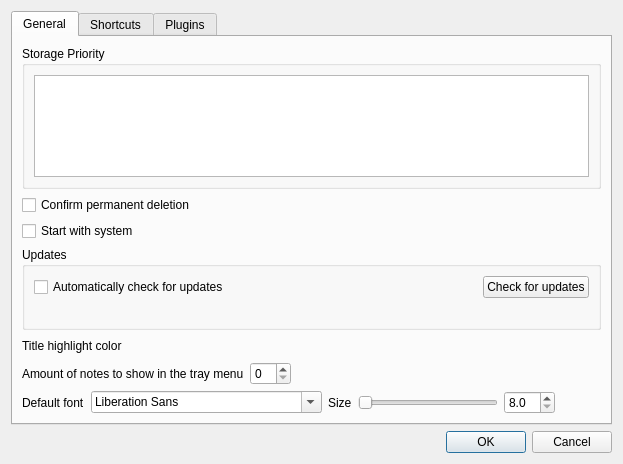
<?xml version="1.0" encoding="UTF-8"?>
<ui version="4.0">
 <class>OptionsDlg</class>
 <widget class="QDialog" name="OptionsDlg">
  <property name="geometry">
   <rect>
    <x>0</x>
    <y>0</y>
    <width>495</width>
    <height>424</height>
   </rect>
  </property>
  <property name="windowTitle">
   <string>AnyKeep Options</string>
  </property>
  <property name="windowIcon">
   <iconset resource="main.qrc">
    <normaloff>:/icons/options</normaloff>:/icons/options</iconset>
  </property>
  <layout class="QVBoxLayout" name="verticalLayout">
   <item>
    <widget class="QTabWidget" name="tabGeneral">
     <property name="currentIndex">
      <number>0</number>
     </property>
     <widget class="QWidget" name="general">
      <attribute name="title">
       <string>General</string>
      </attribute>
      <layout class="QVBoxLayout" name="verticalLayout_3">
       <item>
        <widget class="QGroupBox" name="groupBox">
         <property name="sizePolicy">
          <sizepolicy hsizetype="Preferred" vsizetype="Expanding">
           <horstretch>0</horstretch>
           <verstretch>0</verstretch>
          </sizepolicy>
         </property>
         <property name="title">
          <string>Storage Priority</string>
         </property>
         <layout class="QVBoxLayout" name="verticalLayout_2">
          <item>
           <widget class="QListView" name="priorityView">
            <property name="minimumSize">
             <size>
              <width>0</width>
              <height>100</height>
             </size>
            </property>
            <property name="dragDropMode">
             <enum>QAbstractItemView::DragDropMode::InternalMove</enum>
            </property>
            <property name="movement">
             <enum>QListView::Movement::Snap</enum>
            </property>
           </widget>
          </item>
         </layout>
        </widget>
       </item>
       <item>
        <widget class="QCheckBox" name="ckAskDel">
         <property name="text">
          <string>Confirm permanent deletion</string>
         </property>
        </widget>
       </item>
       <item>
        <widget class="QCheckBox" name="ckAutostart">
         <property name="text">
          <string>Start with system</string>
         </property>
        </widget>
       </item>
       <item>
        <widget class="QGroupBox" name="updatesGroup">
         <property name="title">
          <string>Updates</string>
         </property>
         <layout class="QVBoxLayout" name="updatesGroupLayout">
          <item>
           <layout class="QHBoxLayout" name="updatesControlsLayout">
            <item>
             <widget class="QCheckBox" name="ckAutomaticUpdates">
              <property name="text">
               <string>Automatically check for updates</string>
              </property>
             </widget>
            </item>
            <item>
             <spacer name="updatesHorizontalSpacer">
              <property name="orientation">
               <enum>Qt::Orientation::Horizontal</enum>
              </property>
              <property name="sizeHint" stdset="0">
               <size>
                <width>40</width>
                <height>20</height>
               </size>
              </property>
             </spacer>
            </item>
            <item>
             <widget class="QPushButton" name="pbCheckUpdates">
              <property name="text">
               <string>Check for updates</string>
              </property>
             </widget>
            </item>
           </layout>
          </item>
          <item>
           <widget class="QLabel" name="lblUpdateStatus">
            <property name="text">
             <string/>
            </property>
            <property name="wordWrap">
             <bool>true</bool>
            </property>
           </widget>
          </item>
         </layout>
        </widget>
       </item>
       <item>
        <layout class="QHBoxLayout" name="horizontalLayout_2">
         <item>
          <widget class="QLabel" name="label_2">
           <property name="text">
            <string>Title highlight color</string>
           </property>
          </widget>
         </item>
         <item>
          <spacer name="horizontalSpacer_2">
           <property name="orientation">
            <enum>Qt::Orientation::Horizontal</enum>
           </property>
           <property name="sizeHint" stdset="0">
            <size>
             <width>40</width>
             <height>20</height>
            </size>
           </property>
          </spacer>
         </item>
         <item>
          <widget class="AnyKeep::ColorButton" name="wTitleColor" native="true"/>
         </item>
        </layout>
       </item>
       <item>
        <layout class="QHBoxLayout" name="horizontalLayout">
         <item>
          <widget class="QLabel" name="label">
           <property name="text">
            <string>Amount of notes to show in the tray menu</string>
           </property>
          </widget>
         </item>
         <item>
          <widget class="QSpinBox" name="spMenuNotesAmount"/>
         </item>
         <item>
          <spacer name="horizontalSpacer">
           <property name="orientation">
            <enum>Qt::Orientation::Horizontal</enum>
           </property>
           <property name="sizeHint" stdset="0">
            <size>
             <width>40</width>
             <height>20</height>
            </size>
           </property>
          </spacer>
         </item>
        </layout>
       </item>
       <item>
        <layout class="QHBoxLayout" name="horizontalLayout_3">
         <item>
          <widget class="QLabel" name="label_3">
           <property name="text">
            <string>Default font</string>
           </property>
          </widget>
         </item>
         <item>
          <widget class="QFontComboBox" name="fcbDefaultFont"/>
         </item>
         <item>
          <widget class="QLabel" name="label_4">
           <property name="text">
            <string>Size</string>
           </property>
          </widget>
         </item>
         <item>
          <widget class="QSlider" name="slDefaultFontSize">
           <property name="minimumSize">
            <size>
             <width>140</width>
             <height>0</height>
            </size>
           </property>
           <property name="minimum">
            <number>80</number>
           </property>
           <property name="maximum">
            <number>300</number>
           </property>
           <property name="singleStep">
            <number>5</number>
           </property>
           <property name="pageStep">
            <number>10</number>
           </property>
           <property name="orientation">
            <enum>Qt::Orientation::Horizontal</enum>
           </property>
          </widget>
         </item>
         <item>
          <widget class="QDoubleSpinBox" name="fsbDefaultFontSize">
           <property name="decimals">
            <number>1</number>
           </property>
           <property name="minimum">
            <double>8.000000000000000</double>
           </property>
           <property name="maximum">
            <double>30.000000000000000</double>
           </property>
          </widget>
         </item>
         <item>
          <widget class="QPushButton" name="pbDefaultFontAdv">
           <property name="text">
            <string/>
           </property>
           <property name="icon">
            <iconset resource="main.qrc">
             <normaloff>:/icons/options</normaloff>:/icons/options</iconset>
           </property>
           <property name="flat">
            <bool>true</bool>
           </property>
          </widget>
         </item>
         <item>
          <spacer name="horizontalSpacer_3">
           <property name="orientation">
            <enum>Qt::Orientation::Horizontal</enum>
           </property>
           <property name="sizeHint" stdset="0">
            <size>
             <width>40</width>
             <height>20</height>
            </size>
           </property>
          </spacer>
         </item>
        </layout>
       </item>
      </layout>
     </widget>
     <widget class="QWidget" name="shortcuts">
      <attribute name="title">
       <string>Shortcuts</string>
      </attribute>
      <layout class="QVBoxLayout" name="verticalLayout_5">
       <item>
        <widget class="QGroupBox" name="gbShortcuts">
         <property name="title">
          <string>Shortcuts</string>
         </property>
         <layout class="QFormLayout" name="formLayout">
          <property name="fieldGrowthPolicy">
           <enum>QFormLayout::FieldGrowthPolicy::AllNonFixedFieldsGrow</enum>
          </property>
         </layout>
        </widget>
       </item>
      </layout>
     </widget>
     <widget class="QWidget" name="plugins">
      <attribute name="title">
       <string>Plugins</string>
      </attribute>
      <layout class="QVBoxLayout" name="verticalLayout_4"/>
     </widget>
    </widget>
   </item>
   <item>
    <widget class="QDialogButtonBox" name="buttonBox">
     <property name="orientation">
      <enum>Qt::Orientation::Horizontal</enum>
     </property>
     <property name="standardButtons">
      <set>QDialogButtonBox::StandardButton::Cancel|QDialogButtonBox::StandardButton::Ok</set>
     </property>
    </widget>
   </item>
  </layout>
 </widget>
 <customwidgets>
  <customwidget>
   <class>AnyKeep::ColorButton</class>
   <extends>QWidget</extends>
   <header>colorbutton.h</header>
   <container>1</container>
  </customwidget>
 </customwidgets>
 <tabstops>
  <tabstop>priorityView</tabstop>
 </tabstops>
 <resources>
  <include location="main.qrc"/>
 </resources>
 <connections>
  <connection>
   <sender>buttonBox</sender>
   <signal>accepted()</signal>
   <receiver>OptionsDlg</receiver>
   <slot>accept()</slot>
   <hints>
    <hint type="sourcelabel">
     <x>257</x>
     <y>198</y>
    </hint>
    <hint type="destinationlabel">
     <x>157</x>
     <y>274</y>
    </hint>
   </hints>
  </connection>
  <connection>
   <sender>buttonBox</sender>
   <signal>rejected()</signal>
   <receiver>OptionsDlg</receiver>
   <slot>reject()</slot>
   <hints>
    <hint type="sourcelabel">
     <x>300</x>
     <y>198</y>
    </hint>
    <hint type="destinationlabel">
     <x>286</x>
     <y>274</y>
    </hint>
   </hints>
  </connection>
 </connections>
</ui>
